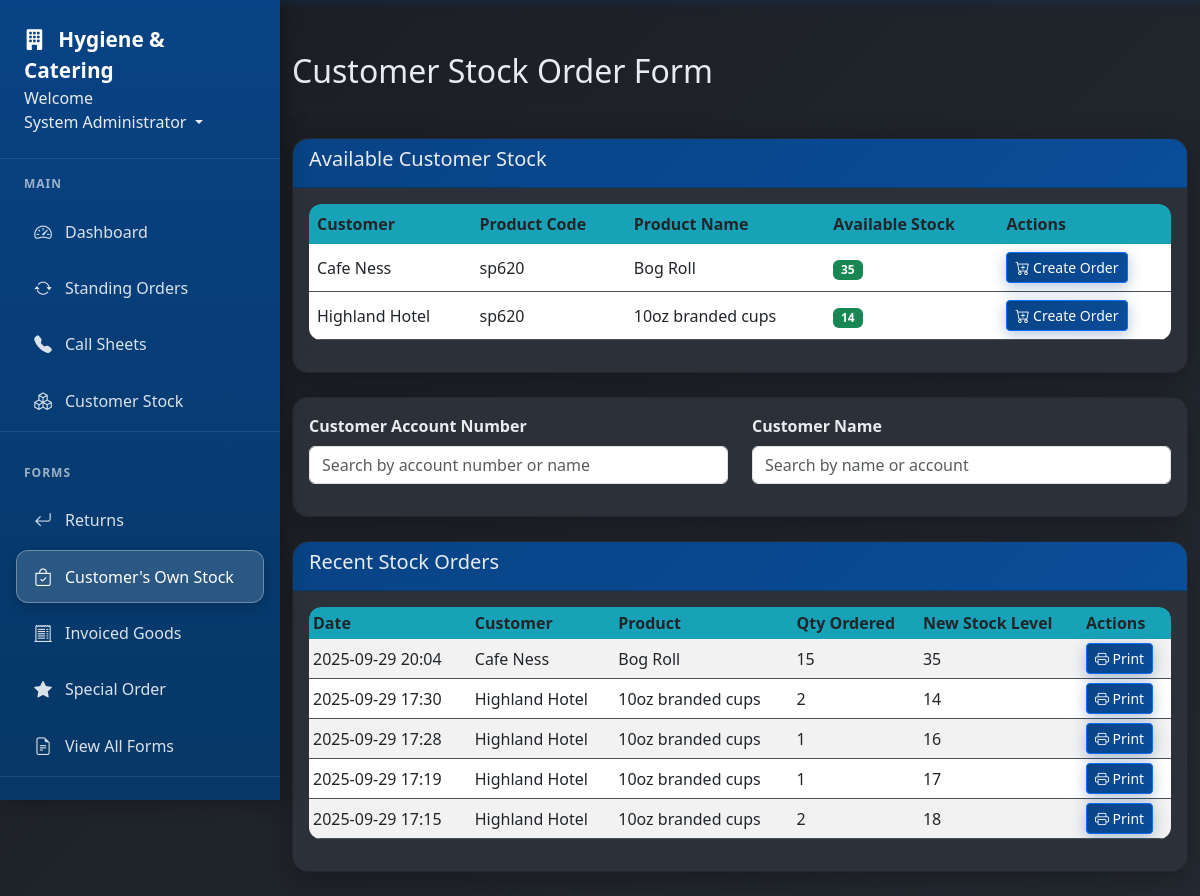
/branded-stock (signed in), run on the app's committed database.
### app/models.py (models this page shows, shortened)
class User(db.Model, UserMixin):
    id = db.Column(db.Integer, primary_key=True)
    username = db.Column(db.String(20), unique=True, nullable=False)  # Keep for system use
    email = db.Column(db.String(120), unique=True, nullable=False, index=True)  # Primary identifier
    full_name = db.Column(db.String(100), nullable=False)
    password_hash = db.Column(db.String(128), nullable=False)  # Changed from 'password' to 'password_hash'
    role = db.Column(db.String(20), nullable=False)
    job_title = db.Column(db.String(100))
    direct_phone = db.Column(db.String(20))
    mobile_phone = db.Column(db.String(20))
    is_active = db.Column(db.Boolean, default=True)
    must_change_password = db.Column(db.Boolean, default=False)
    created_at = db.Column(db.DateTime, nullable=False, default=datetime.utcnow)
    last_login = db.Column(db.DateTime)
    forms = db.relationship('Form', foreign_keys='Form.user_id', backref='author', lazy=True)
    callsheet_entries = db.relationship('CallsheetEntry', backref='entered_by', lazy=True)
    callsheets_created = db.relationship('Callsheet', backref='created_by_user', lazy=True)
    todo_items = db.relationship('TodoItem', backref='user', lazy=True, cascade='all, delete-orphan')
    company_updates = db.relationship('CompanyUpdate', backref='author', lazy=True, cascade='all, delete-orphan')

class CustomerStock(db.Model):
    id = db.Column(db.Integer, primary_key=True)
    customer_id = db.Column(db.Integer, db.ForeignKey('customer.id'), nullable=False)
    product_code = db.Column(db.String(50), nullable=True)  # Changed to nullable=True
    product_name = db.Column(db.String(100), nullable=False)
    current_stock = db.Column(db.Integer, nullable=False, default=0)
    reorder_level = db.Column(db.Integer, default=5)  # Alert when stock gets low
    created_at = db.Column(db.DateTime, nullable=False, default=datetime.utcnow)
    updated_at = db.Column(db.DateTime, nullable=False, default=datetime.utcnow, onupdate=datetime.utcnow)
    customer = db.relationship('Customer', backref=db.backref('stock_items', lazy=True))
    transactions = db.relationship('StockTransaction', backref='stock_item', lazy=True, cascade='all, delete-orphan')

class Customer(db.Model):
    id = db.Column(db.Integer, primary_key=True)
    account_number = db.Column(db.String(20), unique=True, nullable=False, index=True)
    name = db.Column(db.String(100), nullable=False, index=True)
    contact_name = db.Column(db.String(100))
    phone = db.Column(db.String(20))
    email = db.Column(db.String(100))
    address = db.Column(db.String(200))
    notes = db.Column(db.Text)
    callsheet_notes = db.Column(db.Text)  # Persistent across all callsheets
    callsheet_entries = db.relationship('CallsheetEntry', backref='customer', lazy=True)

class Form(db.Model):
    id = db.Column(db.Integer, primary_key=True)
    type = db.Column(db.String(50), nullable=False)
    data = db.Column(db.Text, nullable=False)
    date_created = db.Column(db.DateTime, nullable=False, default=datetime.utcnow)
    user_id = db.Column(db.Integer, db.ForeignKey('user.id'), nullable=False)
    is_completed = db.Column(db.Boolean, default=False)
    completed_date = db.Column(db.DateTime, nullable=True)
    completed_by = db.Column(db.Integer, db.ForeignKey('user.id'), nullable=True)
    is_archived = db.Column(db.Boolean, default=False)
    completer = db.relationship('User', foreign_keys=[completed_by], backref='completed_forms')

### app/routes.py (the view, shortened to what this page needs)
@main.route('/branded-stock', methods=['GET', 'POST'])
@login_required
def branded_stock():
    form = BrandedStockForm()
    stock_items = CustomerStock.query.join(Customer).order_by(Customer.name, CustomerStock.product_name).all()
    recent_forms = Form.query.filter_by(type='branded_stock').order_by(Form.date_created.desc()).limit(5).all()
    recent_branded_stock = []
    for form_entry in recent_forms:
        form_dict = {
            'id': form_entry.id,
            'date_created': form_entry.date_created,
            'data': json.loads(form_entry.data)
        }
        recent_branded_stock.append(form_dict)
    return render_template('branded_stock.html',
                         title='Customer Stock Orders',
                         form=form,
                         stock_items=stock_items,
                         recent_branded_stock=recent_branded_stock)

### app/templates/branded_stock.html (shortened to what this page needs)
{% extends "base.html" %}
{% block content %}
<h2>Customer Stock Order Form</h2>
<p class="text-muted">Process customer orders from their held inventory</p>
<div class="card mb-4">
  <div class="card-header">
    <h5>Available Customer Stock</h5>
  </div>
  <div class="card-body">
    {% if stock_items and stock_items|length > 0 %}
    <div class="table-responsive">
      <table class="table table-hover">
        <thead>
          <tr>
            <th>Customer</th>
            <th>Product Code</th>
            <th>Product Name</th>
            <th>Available Stock</th>
            <th>Actions</th>
          </tr>
        </thead>
        <tbody>
          {% for item in stock_items %}
          <tr>
            <td>{{ item.customer.name }}</td>
            <td>{{ item.product_code or 'N/A' }}</td>
            <td>{{ item.product_name }}</td>
            <td>
              <span class="badge {% if item.current_stock == 0 %}bg-danger{% elif item.current_stock <= item.reorder_level %}bg-warning{% else %}bg-success{% endif %}">
                {{ item.current_stock }} {{ item.unit_type }}
              </span>
            </td>
            <td>
              <button
                class="btn btn-sm btn-primary"
                onclick="quickSelectItem({{ item.id }}, '{{ item.customer.account_number }}', '{{ item.customer.name }}', '{{ item.product_code or 'N/A' }}', '{{ item.product_name }}', {{ item.current_stock }}, '{{ item.unit_type }}')"
                {% if item.current_stock == 0 %}disabled{% endif %}>
                <i class="bi bi-cart-plus"></i> Create Order
              </button>
            </td>
          </tr>
          {% endfor %}
        </tbody>
      </table>
    </div>
    {% else %}
    <p class="text-muted">No customer stock items found. Add stock items in the Customer Stock page first.</p>
    {% endif %}
  </div>
</div>
<div class="card mt-4">
  <div class="card-body">
    <form method="POST">
      <div class="row mb-3">
        <div class="col-md-6">
          <label class="form-label">Customer Account Number</label>
          <div class="search-container position-relative">
            <input
              type="text"
              class="form-control"
              name="customer_account"
              id="customerAccount"
              placeholder="Search by account number or name"
              required
            />
          </div>
        </div>
        <div class="col-md-6">
          <label class="form-label">Customer Name</label>
          <div class="search-container position-relative">
            <input
              type="text"
              class="form-control"
              name="customer_name"
              id="customerName"
              placeholder="Search by name or account"
              required
            />
          </div>
        </div>
      </div>
    </form>
  </div>
</div>
<div class="card mt-4">
  <div class="card-header">
    <h5>Recent Stock Orders</h5>
  </div>
  <div class="card-body">
    {% if recent_branded_stock and recent_branded_stock|length > 0 %}
    <div class="table-responsive">
      <table class="table table-striped table-sm">
        <thead>
          <tr>
            <th>Date</th>
            <th>Customer</th>
            <th>Product</th>
            <th>Qty Ordered</th>
            <th>New Stock Level</th>
            <th>Actions</th>
          </tr>
        </thead>
        <tbody>
          {% for delivery in recent_branded_stock %}
          <tr>
            <td>{{ delivery.date_created.strftime('%Y-%m-%d %H:%M') if delivery.date_created else 'N/A' }}</td>
            <td>{{ delivery.data.get('customer_name', delivery.data.get('customer_account', 'N/A')) }}</td>
            <td>{{ delivery.data.get('product_name', delivery.data.get('product_code', 'N/A')) }}</td>
            <td>{{ delivery.data.get('quantity_delivered', 'N/A') }}</td>
            <td>{{ delivery.data.get('current_stock', 'N/A') }}</td>
            <td>
              <a
                href="{{ url_for('main.print_form', form_id=delivery.id) }}"
                class="btn btn-sm btn-primary"
                target="_blank"
              >
                <i class="bi bi-printer"></i> Print
              </a>
            </td>
          </tr>
          {% endfor %}
        </tbody>
      </table>
    </div>
    {% else %}
    <p class="text-muted">No stock orders recorded yet.</p>
    {% endif %}
  </div>
</div>
{% endblock %}

### app/templates/base.html (shortened to what this page needs)
<!DOCTYPE html>
<html lang="en">
  <head>
    <link
      rel="stylesheet"
      href="{{ url_for('static', filename='style.css') }}"
    />
    <link
      href="https://cdn.jsdelivr.net/npm/bootstrap@5.3.0/dist/css/bootstrap.min.css"
      rel="stylesheet"
    />
    <link
      href="https://cdn.jsdelivr.net/npm/bootstrap-icons@1.11.0/font/bootstrap-icons.css"
      rel="stylesheet"
    />
  </head>
  <body>
    <nav class="nav-sidebar" id="navSidebar">
      <div class="nav-sidebar-header">
        <a href="{{ url_for('main.dashboard') }}" class="nav-sidebar-brand">
          <i class="bi bi-building-fill me-2"></i>
          Hygiene & Catering
        </a>
        <li class="nav-item dropdown" style="display: block">
          <text>Welcome</text>
          <a
            class="nav-link dropdown-toggle"
            href="#"
            id="userDropdown"
            role="button"
            data-bs-toggle="dropdown"
          >
             {{ current_user.full_name or
            current_user.username }}
          </a>
        </li>
      </div>
      {% if current_user.is_authenticated %}
      <div class="nav-sidebar-nav">
        <div class="nav-section">
          <div class="nav-section-title">Main</div>
          <div class="nav-item">
            <a class="nav-link" href="{{ url_for('main.dashboard') }}">
              <i class="bi bi-speedometer2"></i>
              Dashboard
            </a>
          </div>
          <div class="nav-item">
            <a class="nav-link" href="{{ url_for('main.standing_orders') }}">
              <i class="bi bi-arrow-repeat"></i>
              Standing Orders
            </a>
          </div>
          <div class="nav-item">
            <a class="nav-link" href="{{ url_for('main.callsheets') }}">
              <i class="bi bi-telephone-fill"></i>
              Call Sheets
            </a>
          </div>
          <div class="nav-item">
            <a class="nav-link" href="{{ url_for('main.customer_stock') }}">
              <i class="bi bi-boxes"></i>
              Customer Stock
            </a>
          </div>
        </div>
        <div class="nav-section">
          <div class="nav-section-title">Forms</div>
          <div class="nav-item">
            <a class="nav-link" href="{{ url_for('main.returns') }}">
              <i class="bi bi-arrow-return-left"></i>
              Returns
            </a>
          </div>
          <div class="nav-item">
            <a class="nav-link" href="{{ url_for('main.branded_stock') }}">
              <i class="bi bi-bag-check"></i>
              Customer's Own Stock
            </a>
          </div>
          <div class="nav-item">
            <a class="nav-link" href="{{ url_for('main.invoice_correction') }}">
              <i class="bi bi-receipt-cutoff"></i>
              Invoiced Goods
            </a>
          </div>
          <div class="nav-item">
            <a class="nav-link" href="{{ url_for('main.special_order') }}">
              <i class="bi bi-star-fill"></i>
              Special Order
            </a>
          </div>
          <div class="nav-item">
            <a class="nav-link" href="{{ url_for('main.forms') }}">
              <i class="bi bi-file-earmark-text"></i>
              View All Forms
            </a>
          </div>
        </div>
      </div>
      {% endif %}
    </nav>
    <div class="main-content" id="mainContent">
      <div class="container-fluid">
         {% block content %}{% endblock %}
      </div>
    </div>
  </body>
</html>

### data on the page
User: full_name "System Administrator"
CustomerStock: customer.name "Cafe Ness", product_code "sp620", product_name "Bog Roll", current_stock "35", date_created "2025-09-29 20:04", data.get "Cafe Ness", data.get "Bog Roll", data.get "15", data.get "35"
CustomerStock: customer.name "Highland Hotel", product_code "sp620", product_name "10oz branded cups", current_stock "14", date_created "2025-09-29 17:30", data.get "Highland Hotel", data.get "10oz branded cups", data.get "2", data.get "14", date_created "2025-09-29 17:15", data.get "18"
Form: date_created "2025-09-29 17:28"
Form: date_created "2025-09-29 17:19"

### other printed values
{{ delivery.data.get('quantity_delivered', 'N/A') }} "1" "1"
{{ delivery.data.get('current_stock', 'N/A') }} "16" "17"
